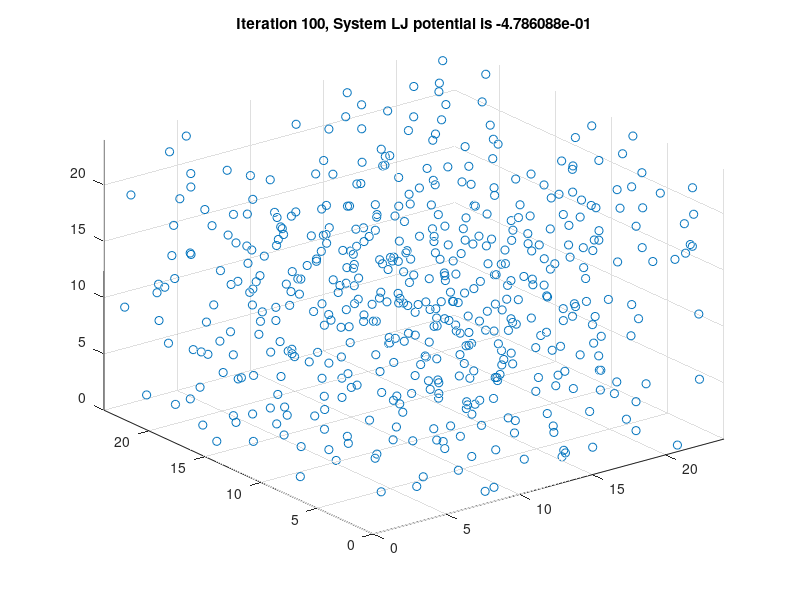

Write MATLAB code to recreate this figure.
load('LJArgon_500_500iteration.mat');
num_iteration = 100;
xbound = 24;
ybound = 24;
zbound = 24;

figure(1);
for i = 1:num_iteration
    scatter3(position_data_history(i,:,1),position_data_history(i,:,2),position_data_history(i,:,3));
    set(gca,'XLim',[0 xbound],'YLim',[0 ybound],'ZLim',[0 zbound])
    LJ_energy = sum(position_data_history(i,:,4)) / 2;
    title_str = sprintf('Iteration %d, System LJ potential is %e', i, LJ_energy);
    title(title_str);
    pause(1.5);
end

%{
% Analyze the variance of each individual particle's LJ energy over time
% Found the particle 306 and 353 has big variance
var_over_time = single(zeros(500,1));
for i = 1:500
    var_over_time(i) = var(position_data_history(1:num_iteration,i,4));
end
fprintf('maximum variance is %f, mininum variance is %f\n', max(var_over_time), min(var_over_time));

figure(3);
for i = 40:50
    tmp = single(zeros(2,3));
    tmp(1,:) = position_data_history(i,306,1:3);
    tmp(2,:) = position_data_history(i,353,1:3);
    scatter3(tmp(:,1),tmp(:,2),tmp(:,3));
    %set(gca,'XLim',[0 xbound],'YLim',[0 ybound],'ZLim',[0 zbound])
    LJ_energy = position_data_history(i,306,4) + position_data_history(i,353,4);
    title_str = sprintf('Iteration %d, System LJ potential is %e', i, LJ_energy);
    title(title_str);
    pause(1.5);
end
%}